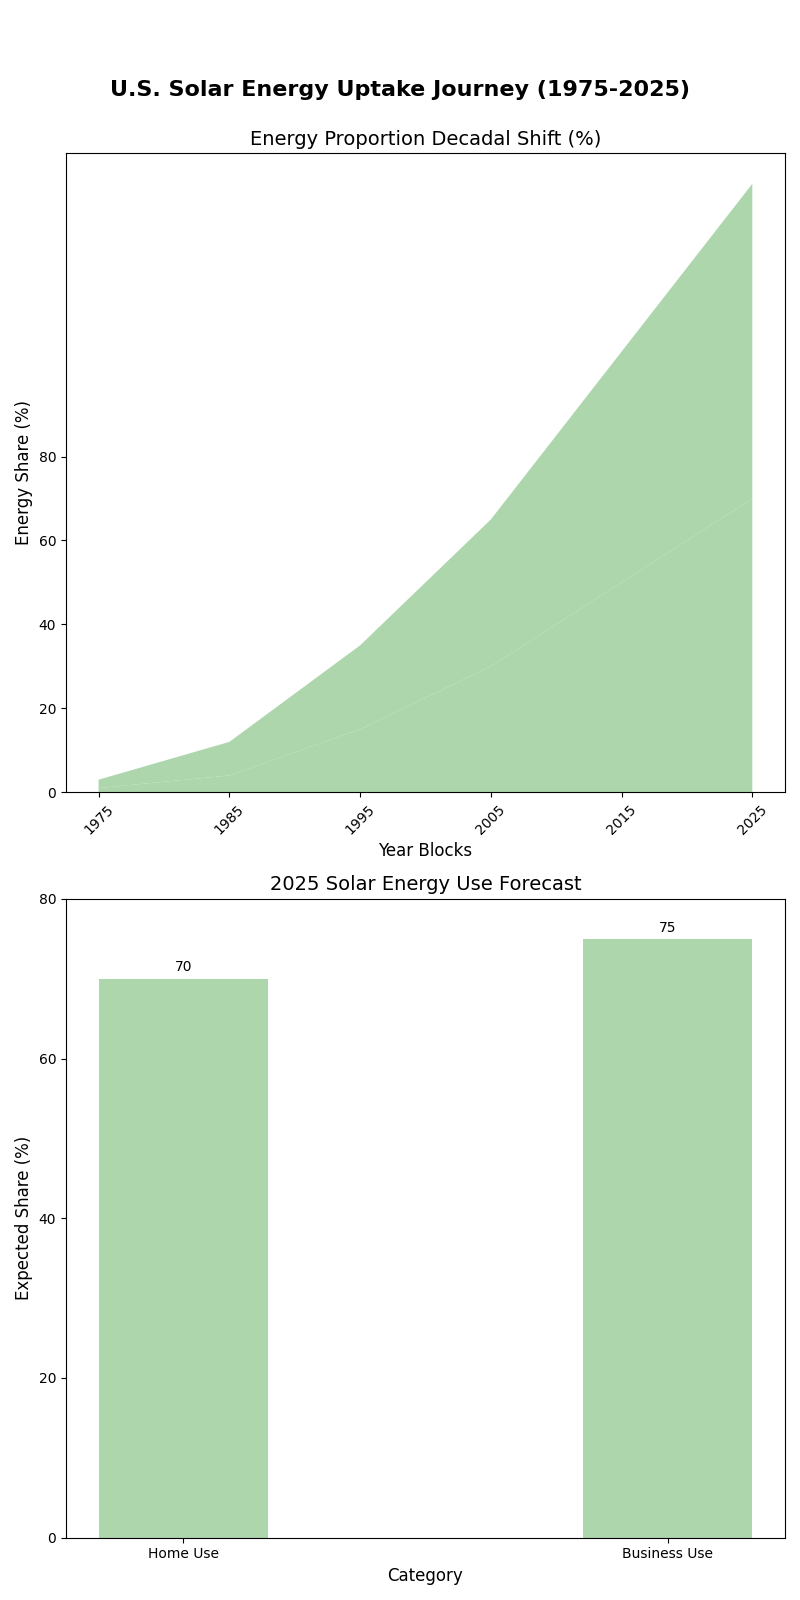

Recreate this plot in Python.
import matplotlib.pyplot as plt
import numpy as np

decades = np.arange(1975, 2030, 10)
residential_solar = [1, 4, 15, 30, 50, 70]
commercial_solar = [2, 8, 20, 35, 55, 75]
area_data = np.vstack([residential_solar, commercial_solar])

single_color = '#99cc99'

fig, axes = plt.subplots(2, 1, figsize=(8, 16))
fig.suptitle('U.S. Solar Energy Uptake Journey (1975-2025)', fontsize=16, fontweight='bold', y=0.95)

# Stacked Area Chart
ax1 = axes[0]
ax1.stackplot(decades, area_data, colors=[single_color]*2, alpha=0.8)
ax1.set_title('Energy Proportion Decadal Shift (%)', fontsize=14)
ax1.set_xlabel('Year Blocks', fontsize=12)
ax1.set_ylabel('Energy Share (%)', fontsize=12)
ax1.set_xticks(decades)
ax1.set_yticks(np.arange(0, 81, 20))
ax1.tick_params(axis='x', rotation=45)

# Bar Chart for 2025 Projection
bar_width = 0.35
categories = ['Home Use', 'Business Use']
usage_perc_2025 = [70, 75]

ax2 = axes[1]
bars = ax2.bar(categories, usage_perc_2025, bar_width, color=single_color, alpha=0.8)
ax2.set_title('2025 Solar Energy Use Forecast', fontsize=14)
ax2.set_xlabel('Category', fontsize=12)
ax2.set_ylabel('Expected Share (%)', fontsize=12)
ax2.set_yticks(np.arange(0, 81, 20))
ax2.bar_label(bars, padding=3)

plt.tight_layout(rect=[0, 0, 1, 0.95])
plt.show()
